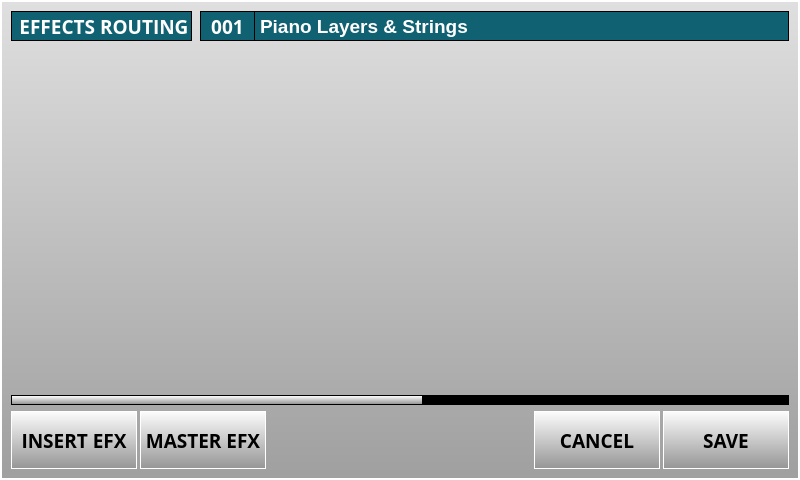
<?xml version="1.0" encoding="UTF-8"?>
<ui version="4.0">
 <class>EffectsRoutingForm</class>
 <widget class="QWidget" name="EffectsRoutingForm">
  <property name="geometry">
   <rect>
    <x>0</x>
    <y>0</y>
    <width>800</width>
    <height>480</height>
   </rect>
  </property>
  <property name="sizePolicy">
   <sizepolicy hsizetype="Fixed" vsizetype="Fixed">
    <horstretch>0</horstretch>
    <verstretch>0</verstretch>
   </sizepolicy>
  </property>
  <property name="minimumSize">
   <size>
    <width>800</width>
    <height>480</height>
   </size>
  </property>
  <property name="maximumSize">
   <size>
    <width>800</width>
    <height>480</height>
   </size>
  </property>
  <property name="windowTitle">
   <string>Form</string>
  </property>
  <property name="styleSheet">
   <string notr="true">QWidget{
    font-family : &quot;Open Sans&quot;;
    font-weight : 550;
    font-size:14pt;
}

#mainFrame{
border: 2px solid white;
    background-color : qlineargradient(spread:reflect, x1:0, y1:0.006, x2:0, y2:1, stop:0 rgba(223, 223, 223, 255), stop:1 rgba(159, 159, 159, 255));
}

QPushButton, #pbSave, #pbCancel, #pbSelect{
background-color:qlineargradient(spread:pad, x1:0, y1:0, x2:0, y2:1, stop:0 rgba(253, 253, 253, 255), stop:1 rgba(149, 149, 149, 255));
border: 1px solid white;
color: black;
}

QPushButton{
background-color:qlineargradient(spread:pad, x1:0, y1:0, x2:0, y2:1, stop:0 rgba(253, 253, 253, 255), stop:1 rgba(149, 149, 149, 255));
border: 1px solid white;
color: black;
outline:none;
}

QPushButton:disabled {
	color: grey;
}

QPushButton:focus{ background-color: rgb(239, 159, 31);}

QPushButton:focus:selected{ background-color: rgb(239, 159, 31);}


#lbWidgetTitle{
    border: 1px solid black;
    background-color:rgb(16, 97, 114);
    color: white;
}

#lbCategoryName{
border : 1px solid black;
border-left:none;
background-color: rgb(16, 97, 114);
color:white;
}

#lbCategory{
font-size: 12pt;
border : none;
background-color:rgb(77, 79, 78);
color:white;
}

#lbCategoryNb{
border: 1px solid black;
background-color:rgb(16, 97, 114);
color: white;
}

#frameCategory{
border: none;
color : white;
}

#frameMasterEffect, #frameOutput,#frameCentral{
border:none;
background-color: transparent;
}

#frameMasterEffect1, #frameMasterEffect2, #frameMasterEffect3, #frameMasterEffect4,
#frameEffect1, #frameEffect2, #frameEffect3, #frameEffect4{
border:1px solid white;
background-color: rgb(16, 97, 114);
}

#pbEffect1, #pbEffect2, #pbEffect3, #pbEffect4{
border: 1px solid white;
background-color:qlineargradient(spread:pad, x1:0, y1:0, x2:0, y2:1, stop:0 rgba(253, 253, 253, 255), stop:1 rgba(149, 149, 149, 255));
color: back;
}

#pbEditEffect1, #pbEditEffect2, #pbEditEffect3, #pbEditEffect4,
#pbMasterEditEffect1, #pbMasterEditEffect2, #pbMasterEditEffect3{
	color: white;
	border: none;
	background-color:transparent;
}

#frameEditEffect1, #frameEditEffect2, #frameEditEffect3, #frameEditEffect4,
#frameMasterEditEffect1, #frameMasterEditEffect2, #frameMasterEditEffect3{
background-color:rgb(16, 97, 114);
border:1px solid white;
border-left: none;
} 

#frameEffectProp1, #frameEffectProp2, #frameEffectProp3, #frameEffectProp4,
#frameMasterEffectProp1, #frameMasterEffectProp2, #frameMasterEffectProp3{
background-color:rgb(16, 97, 114);
border:1px solid white;
border-right : none;
color: white;
}


QCheckBox{
    background-color    : transparent;
	border:1px solid black;
    outline:none;
}

QCheckBox::indicator { 
    width               : 49px; 
    height              : 19px; 
}

QCheckBox::indicator:unchecked {
    background-color : rgb(202, 36, 36);
}

QCheckBox::indicator:checked {
    background-color : rgb(84, 189, 58);
}

#lbEffectName1, #lbEffectName2, #lbEffectName3, #lbEffectName4,
#lbMasterEffectName1, #lbMasterEffectName2, #lbMasterEffectName3, #lbMasterEffectName4{
border : none;
color: white;
}

#frameEffects{
	border:none;
}

#lbSampleNb1, #lbSampleNb2, #lbSampleNb3, #lbSampleNb4{
background: transparent;
padding-left:50px;
border:none;
color:black;
}
#frameSample1, #frameSample2, #frameSample3, #frameSample4{
border:1px solid white;
background-color:qlineargradient(spread:pad, x1:0, y1:0, x2:0, y2:1, stop:0 rgba(253, 253, 253, 255), stop:1 rgba(149, 149, 149, 255));
color: back;
}

#lbSampleName1, #lbSampleName2, #lbSampleName3, #lbSampleName4{
background: transparent;
border:none;
color:black;
}

#lbLinkedEffect1, #lbLinkedEffect2, #lbLinkedEffect3, #lbLinkedEffect4{
background-color : white;
border: 1px solid black;
color:black;
}

#lbSection1, #lbSection2, #lbSection3{
border: 1px solid black;
background-color:rgb(77, 79, 78);
color: white;
font-size : 12pt;
}

#lbEffect1, #lbEffect2, #lbEffect3, #lbEffect4{
border: 1px solid white;
background-color:qlineargradient(spread:pad, x1:0, y1:0, x2:0, y2:1, stop:0 rgba(253, 253, 253, 255), stop:1 rgba(149, 149, 149, 255));
color: back;
font-size:12pt;
}

QGraphicsView{
background-color: transparent;
border: none;
}

QScrollArea, #scrollAreaWidgetContents {
background-color: transparent; 
border: none;
}

QScrollBar:horizontal {
border :   1px solid black;
background :   black;
height : 10px;
margin : 0 0 0 0px;
}

QScrollBar::handle:horizontal {    
background-color:qlineargradient(spread:pad, x1:0, y1:0, x2:0, y2:1, stop:0 rgba(253, 253, 253, 255), stop:1 rgba(149, 149, 149, 255));
min-width              :   20px;
margin: 0px 0px 0px 0px;
}

QScrollBar::add-line:horizontal,QScrollBar::sub-line:horizontal  {
border                  :   none;
background              :   transparent;
height                  :   0px;
margin                  :   0 0 0 10px;
}

QScrollBar::up-arrow:horizontal, QScrollBar::down-arrow:horizontal {
border                  :   none;
width                   :   0px;
height                  :   0px;
background              :   white;
margin                  :   0 0 0 10px;
}

#pbEffectLink1,#pbEffectLink2,#pbEffectLink3,#pbEffectLink4,
#pbMasterEffectLink1,#pbMasterEffectLink2,#pbMasterEffectLink3{
background-color: rgb(239, 159, 31);
margin-left: 1px;
}</string>
  </property>
  <layout class="QGridLayout" name="gridLayout">
   <property name="leftMargin">
    <number>0</number>
   </property>
   <property name="topMargin">
    <number>0</number>
   </property>
   <property name="rightMargin">
    <number>0</number>
   </property>
   <property name="bottomMargin">
    <number>0</number>
   </property>
   <property name="spacing">
    <number>0</number>
   </property>
   <item row="0" column="0">
    <widget class="QFrame" name="mainFrame">
     <property name="sizePolicy">
      <sizepolicy hsizetype="Expanding" vsizetype="Expanding">
       <horstretch>0</horstretch>
       <verstretch>0</verstretch>
      </sizepolicy>
     </property>
     <property name="minimumSize">
      <size>
       <width>800</width>
       <height>480</height>
      </size>
     </property>
     <property name="maximumSize">
      <size>
       <width>800</width>
       <height>480</height>
      </size>
     </property>
     <property name="font">
      <font>
       <family>Open Sans</family>
       <pointsize>14</pointsize>
       <weight>68</weight>
       <bold>true</bold>
      </font>
     </property>
     <property name="styleSheet">
      <string notr="true"/>
     </property>
     <property name="frameShape">
      <enum>QFrame::StyledPanel</enum>
     </property>
     <property name="frameShadow">
      <enum>QFrame::Raised</enum>
     </property>
     <layout class="QGridLayout" name="gridLayout_2">
      <item row="0" column="0" colspan="2">
       <widget class="QFrame" name="frameTop">
        <property name="sizePolicy">
         <sizepolicy hsizetype="Expanding" vsizetype="Fixed">
          <horstretch>0</horstretch>
          <verstretch>0</verstretch>
         </sizepolicy>
        </property>
        <property name="minimumSize">
         <size>
          <width>0</width>
          <height>58</height>
         </size>
        </property>
        <property name="maximumSize">
         <size>
          <width>16777215</width>
          <height>58</height>
         </size>
        </property>
        <property name="font">
         <font>
          <family>Open Sans</family>
          <pointsize>14</pointsize>
          <weight>68</weight>
          <bold>true</bold>
         </font>
        </property>
        <property name="styleSheet">
         <string notr="true"/>
        </property>
        <layout class="QGridLayout" name="gridLayout_7">
         <property name="leftMargin">
          <number>0</number>
         </property>
         <property name="topMargin">
          <number>0</number>
         </property>
         <property name="rightMargin">
          <number>0</number>
         </property>
         <property name="bottomMargin">
          <number>0</number>
         </property>
         <property name="horizontalSpacing">
          <number>8</number>
         </property>
         <property name="verticalSpacing">
          <number>0</number>
         </property>
         <item row="0" column="0">
          <layout class="QVBoxLayout" name="verticalLayout">
           <item>
            <widget class="QLabel" name="lbWidgetTitle">
             <property name="minimumSize">
              <size>
               <width>181</width>
               <height>30</height>
              </size>
             </property>
             <property name="maximumSize">
              <size>
               <width>181</width>
               <height>30</height>
              </size>
             </property>
             <property name="font">
              <font>
               <family>Open Sans</family>
               <pointsize>14</pointsize>
               <weight>68</weight>
               <bold>true</bold>
              </font>
             </property>
             <property name="styleSheet">
              <string notr="true"/>
             </property>
             <property name="text">
              <string> EFFECTS ROUTING</string>
             </property>
             <property name="alignment">
              <set>Qt::AlignCenter</set>
             </property>
            </widget>
           </item>
           <item>
            <spacer name="verticalSpacer_3">
             <property name="font">
              <font>
               <family>Open Sans</family>
               <pointsize>14</pointsize>
               <weight>68</weight>
               <bold>true</bold>
              </font>
             </property>
             <property name="orientation">
              <enum>Qt::Vertical</enum>
             </property>
             <property name="sizeHint" stdset="0">
              <size>
               <width>20</width>
               <height>40</height>
              </size>
             </property>
            </spacer>
           </item>
          </layout>
         </item>
         <item row="0" column="1">
          <widget class="QFrame" name="frameCategory">
           <property name="sizePolicy">
            <sizepolicy hsizetype="Expanding" vsizetype="Preferred">
             <horstretch>0</horstretch>
             <verstretch>0</verstretch>
            </sizepolicy>
           </property>
           <property name="frameShape">
            <enum>QFrame::StyledPanel</enum>
           </property>
           <property name="frameShadow">
            <enum>QFrame::Raised</enum>
           </property>
           <layout class="QGridLayout" name="gridLayout_28">
            <property name="leftMargin">
             <number>0</number>
            </property>
            <property name="topMargin">
             <number>0</number>
            </property>
            <property name="rightMargin">
             <number>0</number>
            </property>
            <property name="bottomMargin">
             <number>0</number>
            </property>
            <property name="spacing">
             <number>0</number>
            </property>
            <item row="0" column="0">
             <widget class="QLabel" name="lbCategoryNb">
              <property name="minimumSize">
               <size>
                <width>55</width>
                <height>30</height>
               </size>
              </property>
              <property name="maximumSize">
               <size>
                <width>55</width>
                <height>30</height>
               </size>
              </property>
              <property name="font">
               <font>
                <family>Open Sans</family>
                <pointsize>14</pointsize>
                <weight>68</weight>
                <bold>true</bold>
               </font>
              </property>
              <property name="styleSheet">
               <string notr="true"/>
              </property>
              <property name="text">
               <string>001</string>
              </property>
              <property name="alignment">
               <set>Qt::AlignCenter</set>
              </property>
             </widget>
            </item>
            <item row="0" column="1">
             <widget class="QLabel" name="lbCategoryName">
              <property name="minimumSize">
               <size>
                <width>0</width>
                <height>30</height>
               </size>
              </property>
              <property name="maximumSize">
               <size>
                <width>16777215</width>
                <height>30</height>
               </size>
              </property>
              <property name="styleSheet">
               <string notr="true"/>
              </property>
              <property name="text">
               <string>Piano Layers &amp; Strings</string>
              </property>
              <property name="alignment">
               <set>Qt::AlignLeading|Qt::AlignLeft|Qt::AlignVCenter</set>
              </property>
             </widget>
            </item>
            <item row="1" column="1">
             <spacer name="verticalSpacer_9">
              <property name="orientation">
               <enum>Qt::Vertical</enum>
              </property>
              <property name="sizeHint" stdset="0">
               <size>
                <width>20</width>
                <height>40</height>
               </size>
              </property>
             </spacer>
            </item>
           </layout>
          </widget>
         </item>
        </layout>
       </widget>
      </item>
      <item row="1" column="0">
       <layout class="QHBoxLayout" name="horizontalLayout_2">
        <property name="spacing">
         <number>0</number>
        </property>
       </layout>
      </item>
      <item row="3" column="0">
       <widget class="QFrame" name="pbFrame">
        <property name="minimumSize">
         <size>
          <width>778</width>
          <height>0</height>
         </size>
        </property>
        <property name="maximumSize">
         <size>
          <width>778</width>
          <height>16777215</height>
         </size>
        </property>
        <property name="styleSheet">
         <string notr="true"/>
        </property>
        <layout class="QHBoxLayout" name="horizontalLayout_3">
         <property name="spacing">
          <number>3</number>
         </property>
         <property name="leftMargin">
          <number>0</number>
         </property>
         <property name="topMargin">
          <number>0</number>
         </property>
         <property name="rightMargin">
          <number>0</number>
         </property>
         <property name="bottomMargin">
          <number>0</number>
         </property>
         <item>
          <widget class="QPushButton" name="pbInsertEFX">
           <property name="enabled">
            <bool>true</bool>
           </property>
           <property name="sizePolicy">
            <sizepolicy hsizetype="Fixed" vsizetype="Fixed">
             <horstretch>0</horstretch>
             <verstretch>0</verstretch>
            </sizepolicy>
           </property>
           <property name="minimumSize">
            <size>
             <width>126</width>
             <height>58</height>
            </size>
           </property>
           <property name="maximumSize">
            <size>
             <width>126</width>
             <height>58</height>
            </size>
           </property>
           <property name="font">
            <font>
             <family>Open Sans</family>
             <pointsize>14</pointsize>
             <weight>68</weight>
             <bold>true</bold>
            </font>
           </property>
           <property name="styleSheet">
            <string notr="true"/>
           </property>
           <property name="text">
            <string>INSERT EFX</string>
           </property>
          </widget>
         </item>
         <item>
          <widget class="QPushButton" name="pbMasterEFX">
           <property name="enabled">
            <bool>true</bool>
           </property>
           <property name="sizePolicy">
            <sizepolicy hsizetype="Fixed" vsizetype="Fixed">
             <horstretch>0</horstretch>
             <verstretch>0</verstretch>
            </sizepolicy>
           </property>
           <property name="minimumSize">
            <size>
             <width>126</width>
             <height>58</height>
            </size>
           </property>
           <property name="maximumSize">
            <size>
             <width>126</width>
             <height>58</height>
            </size>
           </property>
           <property name="font">
            <font>
             <family>Open Sans</family>
             <pointsize>14</pointsize>
             <weight>68</weight>
             <bold>true</bold>
            </font>
           </property>
           <property name="styleSheet">
            <string notr="true"/>
           </property>
           <property name="text">
            <string>MASTER EFX</string>
           </property>
          </widget>
         </item>
         <item>
          <spacer name="horizontalSpacer">
           <property name="orientation">
            <enum>Qt::Horizontal</enum>
           </property>
           <property name="sizeHint" stdset="0">
            <size>
             <width>40</width>
             <height>20</height>
            </size>
           </property>
          </spacer>
         </item>
         <item>
          <widget class="QPushButton" name="pbCancel">
           <property name="sizePolicy">
            <sizepolicy hsizetype="Fixed" vsizetype="Fixed">
             <horstretch>0</horstretch>
             <verstretch>0</verstretch>
            </sizepolicy>
           </property>
           <property name="minimumSize">
            <size>
             <width>126</width>
             <height>58</height>
            </size>
           </property>
           <property name="maximumSize">
            <size>
             <width>126</width>
             <height>58</height>
            </size>
           </property>
           <property name="font">
            <font>
             <family>Open Sans</family>
             <pointsize>14</pointsize>
             <weight>68</weight>
             <bold>true</bold>
            </font>
           </property>
           <property name="styleSheet">
            <string notr="true"/>
           </property>
           <property name="text">
            <string>CANCEL</string>
           </property>
          </widget>
         </item>
         <item>
          <widget class="QPushButton" name="pbSave">
           <property name="sizePolicy">
            <sizepolicy hsizetype="Fixed" vsizetype="Fixed">
             <horstretch>0</horstretch>
             <verstretch>0</verstretch>
            </sizepolicy>
           </property>
           <property name="minimumSize">
            <size>
             <width>126</width>
             <height>58</height>
            </size>
           </property>
           <property name="maximumSize">
            <size>
             <width>126</width>
             <height>58</height>
            </size>
           </property>
           <property name="font">
            <font>
             <family>Open Sans</family>
             <pointsize>14</pointsize>
             <weight>68</weight>
             <bold>true</bold>
            </font>
           </property>
           <property name="styleSheet">
            <string notr="true"/>
           </property>
           <property name="text">
            <string>SAVE</string>
           </property>
          </widget>
         </item>
        </layout>
       </widget>
      </item>
      <item row="2" column="0" colspan="2">
       <widget class="QScrollArea" name="scrollArea">
        <property name="minimumSize">
         <size>
          <width>0</width>
          <height>0</height>
         </size>
        </property>
        <property name="styleSheet">
         <string notr="true"/>
        </property>
        <property name="widgetResizable">
         <bool>true</bool>
        </property>
        <widget class="QWidget" name="scrollAreaWidgetContents">
         <property name="geometry">
          <rect>
           <x>0</x>
           <y>0</y>
           <width>1470</width>
           <height>312</height>
          </rect>
         </property>
         <layout class="QGridLayout" name="gridLayout_25">
          <property name="leftMargin">
           <number>0</number>
          </property>
          <property name="topMargin">
           <number>0</number>
          </property>
          <property name="rightMargin">
           <number>0</number>
          </property>
          <property name="bottomMargin">
           <number>0</number>
          </property>
          <property name="spacing">
           <number>0</number>
          </property>
          <item row="0" column="0">
           <widget class="QGraphicsView" name="graphicsView">
            <property name="minimumSize">
             <size>
              <width>1470</width>
              <height>312</height>
             </size>
            </property>
            <property name="maximumSize">
             <size>
              <width>1470</width>
              <height>312</height>
             </size>
            </property>
           </widget>
          </item>
         </layout>
        </widget>
       </widget>
      </item>
     </layout>
    </widget>
   </item>
  </layout>
 </widget>
 <resources/>
 <connections/>
</ui>
